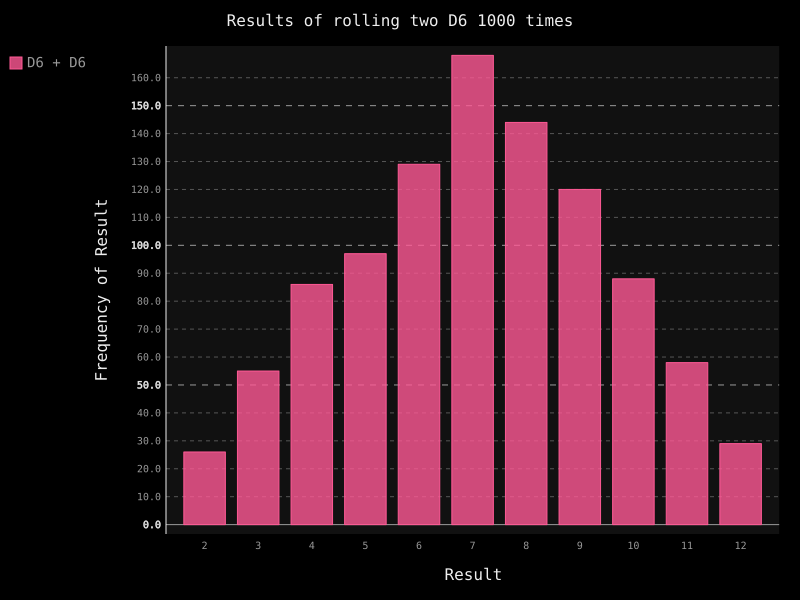

Python code for this plot:
# -*- encoding:utf-8 -*-

import pygal

from die import Die


# 创建俩个D6骰子
die_1 = Die()
die_2 = Die()

# 掷几次骰子，并将结果存储在一个列表中
results = []
for roll_num in range(1000):
    result = die_1.roll() + die_2.roll()
    results.append(result)

# print results

# 分析结果
frequencies = []
max_result = die_1.num_sides + die_2.num_sides
for value in range(2, max_result+1):
    frequency = results.count(value)
    frequencies.append(frequency)

# print frequencies

# 对结果进行可视化
hist = pygal.Bar()

hist.title = "Results of rolling two D6 1000 times."
hist.x_labels = ['2', '3', '4', '5', '6', '7', '8', '9', '10', '11', '12']
hist.x_title = "Result"
hist.y_title = "Frequency of Result"

hist.add('D6 + D6', frequencies)
hist.render_to_file('dice_visual.svg')
